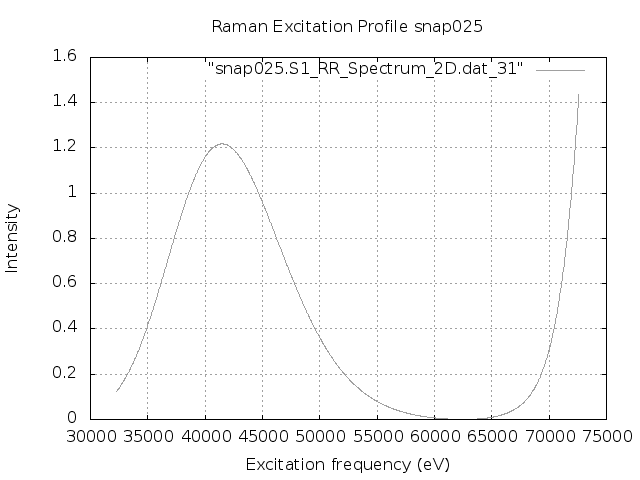

This figure's gnuplot source:
set terminal png
set output "snap025.S1.REP.png"
set xlabel 'Excitation frequency (eV)'
set ylabel 'Intensity'
set title "Raman Excitation Profile snap025"
set grid
set autoscale
plot "snap025.S1_RR_Spectrum_2D.dat_31" with lines lc "blue"
exit
